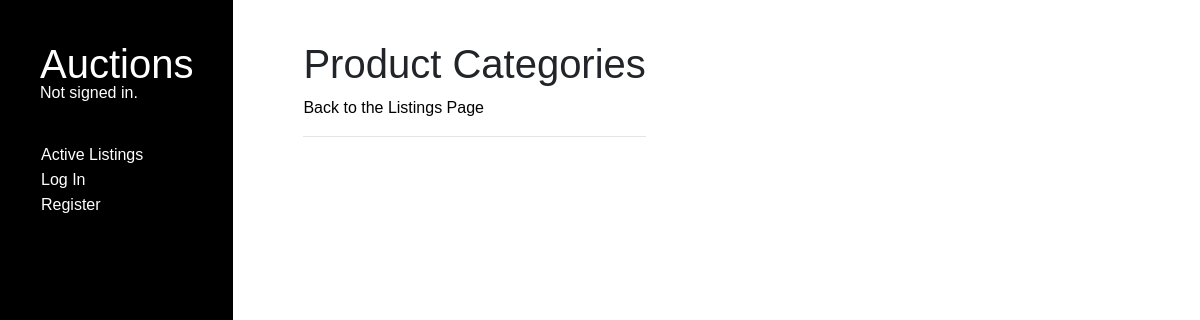
Before: /categories with the older database file.
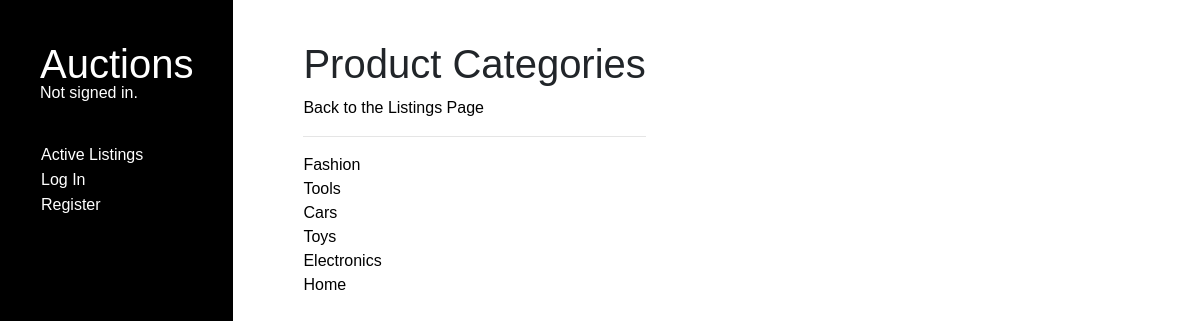
After: the same page with the newer database file.
### auctions/models.py (models this page shows, shortened)
class ProductCategory(models.Model):
    category = models.CharField(max_length=64)

### auctions/views.py (the view)
# urls.py: path("categories", views.categories, name="categories")
def categories(request):
    categs = ProductCategory.objects.all()
    return render(request, "auctions/categories.html", {"categories": categs})

### auctions/templates/auctions/categories.html (shortened to what this page needs)
{% extends "auctions/layout.html" %}
{% block body %}
    <h1>Product Categories</h1>
    <a href="{% url 'index' %}" class="back-link">Back to the Listings Page</a>
    <hr>
    <div class="categories-container">
        {% for category in categories %}
            <a class="category-option" href="{% url "category_page" name=category.category %}">{{ category.category }}</a>
        {% endfor %}
    </div>
{% endblock %}

Changed rows visible on the page:
added ProductCategory: category "Fashion"
added ProductCategory: category "Tools"
added ProductCategory: category "Cars"
added ProductCategory: category "Toys"
added ProductCategory: category "Electronics"
added ProductCategory: category "Home"
